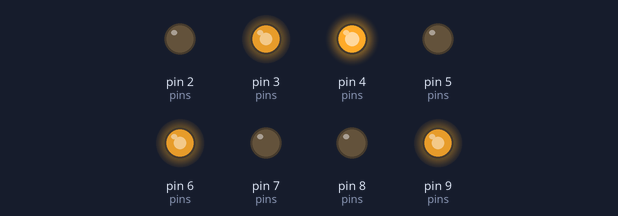
A sketch run on a simulated Arduino Uno, built with avr-gcc and run on an emulated ATmega328P. On the bench: output pins drawn as LEDs (lit = HIGH).

Above: at 0.1 s.
Timing chart, 0 to 1.6 s (numbered marks = the images above):
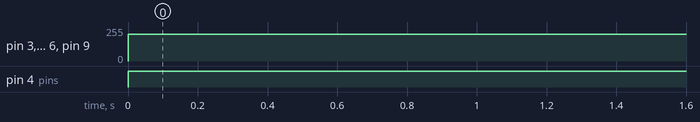

Measured:
- by itself, pin 3 (pins), pin 6 (pins), pin 9 (pins): 0/255 → 200/255 at 0.00 s
- by itself, pin 4 (pins): LOW → HIGH at 0.00 s

The sketch:

bias.ino
```cpp
#include "Motor.h"

const byte pins[][2] = {{4, 5}, {2, 3}, {9, 8}, {7, 6}};
Omni_4wheel omuni = Omni_4wheel(pins);

void setup() {
  // put your setup code here, to run once:
  omuni.setBias(0.99, 1.0, 1.0, 1.0);
  omuni.setupPins();
}

void loop() {
  // put your main code here, to run repeatedly:
 int16_t data[] = {0,0,0};
 omuni.control(data);
}
```

Motor.cpp
```cpp
#include <Arduino.h>
#include "Motor.h"

Motor::Motor() {
}

Motor::Motor(byte pin[])
{
  for (byte i = 0; i < 2; i++)
    this->pin[i] = pin[i];
}

void Motor::setupPin()
{
  for (byte i = 0; i < 2; i++)
    pinMode(pin[i], OUTPUT);
}

void Motor::drive(int data, byte brake)
{
  int value = 0;
  if (brake != 0) value = 255;
  analogWrite(pin[(data < 0 ? 1 : 0)], (abs(data) & 255) | value);
  analogWrite(pin[(data >= 0 ? 1 : 0)], 0 | value );
}

Omni_4wheel::Omni_4wheel(byte pin0[], byte pin1[], byte pin2[], byte pin3[])
{
  motor[0] = Motor(pin0);
  motor[1] = Motor(pin1);
  motor[2] = Motor(pin2);
  motor[3] = Motor(pin3);
}

Omni_4wheel::Omni_4wheel(byte pins[][2])
{
  motor[0] = Motor(pins[0]);
  motor[1] = Motor(pins[1]);
  motor[2] = Motor(pins[2]);
  motor[3] = Motor(pins[3]);
}

void Omni_4wheel::setupPins()
{
  for (byte i = 0; i < 4; i++)
    motor[i].setupPin();
}

int Omni_4wheel::max_abs(int data[], int num)
{
  int maxdata = 0;
  int data_t;
  for (int i = 0; i < num ; i++)
  {
    data_t = abs(data[i]);
    maxdata = max(data_t, maxdata);
  }
  return maxdata;
}

void Omni_4wheel::control(int16_t data[])
{
  float gain_th = 0.7;
  int throttle[4] = {0};
  bool rot = abs(data[2]) < 10;
  float k = rot ? 1 : 0.3;
  float d = rot ? 1 : 1;
  throttle[0] = 200;
  throttle[1] = -200;
  throttle[2] = 200;
  throttle[3] = -200;

  int flow = 0;
  for (int i = 0; i < 4; i++)
    flow += (throttle[i] > 255 || throttle[i] < -255) ? 1 : 0;

  if (flow) {
    int max_val = max_abs(throttle, 4);
    for (int i = 0; i < 4; i++)
    {
      throttle[i] = (int)(throttle[i] * 255 / max_val);
    }
  }

  for (int i = 0; i < 4; i++)
    motor[i].drive(throttle[i], 0);
}

void Omni_4wheel::setBias(float motor0 = 0, float motor1 = 0, float motor2 = 0, float motor3 = 0)
{
  bias[0] = motor0;
  bias[1] = motor1;
  bias[2] = motor2;
  bias[3] = motor3;
}
```

Motor.h
```cpp
#ifndef MOTOR_H
#define MOTOR_H

class Motor {
  public:
    Motor();
    Motor(byte pin[]);
    void setupPin();
    void drive(int data, byte brake);

  private:
    byte pin[2];
};

class Omni_4wheel{
  public:
    Omni_4wheel(byte pin0[], byte pin1[], byte pin2[], byte pin3[]);
    Omni_4wheel(byte pins[][2]);
    void setupPins();
    void control(int16_t data[]);
    void setBias(float motor0 = 0, float motor1 = 0, float motor2 = 0, float motor3 = 0);
  private:
    int max_abs(int data[], int num);
  private:
    float bias[4]={1};
    Motor motor[4];
};

#endif
```
